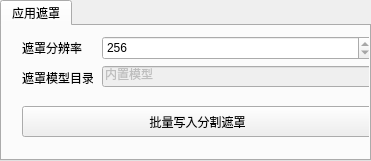
     <widget class="QTabWidget" name="tabWidget_4">
      <property name="geometry">
       <rect>
        <x>1040</x>
        <y>600</y>
        <width>371</width>
        <height>161</height>
       </rect>
      </property>
      <property name="currentIndex">
       <number>0</number>
      </property>
      <widget class="QWidget" name="tabmask">
       <attribute name="title">
        <string>应用遮罩</string>
       </attribute>
       <widget class="QLabel" name="label_69">
        <property name="geometry">
         <rect>
          <x>20</x>
          <y>10</y>
          <width>61</width>
          <height>23</height>
         </rect>
        </property>
        <property name="maximumSize">
         <size>
          <width>120</width>
          <height>16777215</height>
         </size>
        </property>
        <property name="text">
         <string>遮罩分辨率</string>
        </property>
       </widget>
       <widget class="QLabel" name="label_72">
        <property name="geometry">
         <rect>
          <x>20</x>
          <y>40</y>
          <width>71</width>
          <height>23</height>
         </rect>
        </property>
        <property name="maximumSize">
         <size>
          <width>120</width>
          <height>16777215</height>
         </size>
        </property>
        <property name="text">
         <string>遮罩模型目录</string>
        </property>
       </widget>
       <widget class="QPushButton" name="btnApplyXSeg">
        <property name="geometry">
         <rect>
          <x>20</x>
          <y>80</y>
          <width>351</width>
          <height>31</height>
         </rect>
        </property>
        <property name="styleSheet">
         <string notr="true"/>
        </property>
        <property name="text">
         <string>批量写入分割遮罩</string>
        </property>
        <property name="icon">
         <iconset>
          <normaloff>icons/执行.png</normaloff>icons/执行.png</iconset>
        </property>
       </widget>
       <widget class="QSpinBox" name="spinXSegResolution">
        <property name="geometry">
         <rect>
          <x>100</x>
          <y>10</y>
          <width>271</width>
          <height>24</height>
         </rect>
        </property>
        <property name="readOnly">
         <bool>true</bool>
        </property>
        <property name="minimum">
         <number>256</number>
        </property>
        <property name="maximum">
         <number>768</number>
        </property>
        <property name="singleStep">
         <number>64</number>
        </property>
        <property name="value">
         <number>256</number>
        </property>
       </widget>
       <widget class="QLineEdit" name="LineEditXsegModelFolder">
        <property name="enabled">
         <bool>false</bool>
        </property>
        <property name="geometry">
         <rect>
          <x>100</x>
          <y>40</y>
          <width>271</width>
          <height>21</height>
         </rect>
        </property>
        <property name="text">
         <string>内置模型</string>
        </property>
        <property name="readOnly">
         <bool>true</bool>
        </property>
        <property name="placeholderText">
         <string>遮罩模型目录</string>
        </property>
       </widget>
      </widget>
     </widget>
